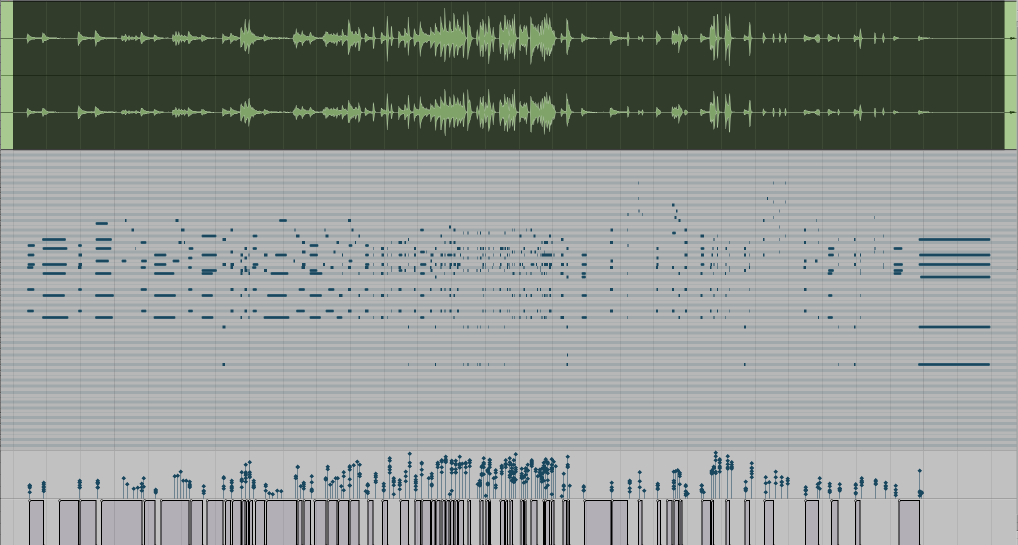
#> input picture Group/Catharsis/Page/StormLevelCheck/ScreenShot.png, 2036 x 1090 px, found by its file name (shown at 1/2 size)
$ python oldimagemaker.py   (Python 2 division)   (older library calls are emulated)
#> lines starting #> are read from the running program, lines starting #| are printed output that depends on the picture
#!/usr/bin/env python
"""
	Some scripting to create a series of
	images that will be the movie of the
	scrolling line...
"""

import Image
import ImageDraw
import ImageFont

import sys
import os


def make_image():
	"""
	 for now - just create and display a time box...
	"""

	dir="/Users/Johnny/dev/ScrollLine/Overlays"
	os.system('rm -rf ' + dir + '/')
	os.system('mkdir -pv ' + dir )

	fps = 6
	duration = 147.012
	screenshot = "../Group/Catharsis/Page/StormLevelCheck/ScreenShot.png"

	width = 640
	height = 480
	size = (width, height)

	tn_width = 160
	tn_height = 120

	xStart = 73
	xEnd = 597

	# Colors....
	Xparent = (0,0,0,0)
	Hilite = (255,255,255,100)	# mostly transparent white - to contrast black
	black = (0,0,0,255)
	partBlack = (0, 0, 0, 180)	# partly transparent black
	Green = (20, 255, 20, 255)	# a bright, opaque green
	eBlue = (20, 20, 255, 255)	# electric blue

	box_width = 55
	box_height = 35
	box_size = (box_width, box_height)
	box_rect = [ (0,0), (box_width-1, box_height-1) ]
	box_rect2 = [ (2,2), (box_width-3, box_height-3) ]

	lbox_offset = (2, height - box_height - 2)
	rbox_offset = (width - box_width - 2, height - box_height - 2)

	# create basic box...
	box = Image.new('RGBA', box_size, color=partBlack)
	#boxdraw = ImageDraw.Draw(box)
	#boxdraw.rectangle(box_rect, outline=Green)


	# Set up the base image that will be copied and overlaid as needed...
	#
	orig_image = Image.open(screenshot)
#> orig_image is the input picture: PIL image 2036x1090 RGBA; mean R, G, B, A 139.8, 145.5, 141.3, 255
	base_image = orig_image.resize( size, Image.ANTIALIAS ).convert('RGBA')
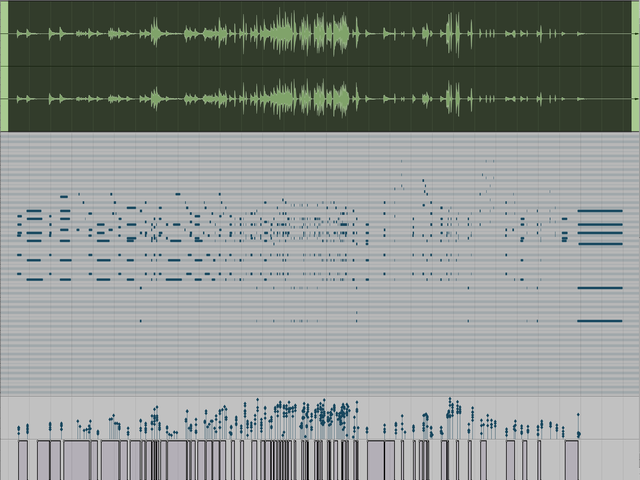
#> base_image: PIL image 640x480 RGBA; mean R, G, B, A 139.8, 145.5, 141.3, 255


	print "Current start/stop: ", xStart, xEnd
	ans = raw_input("OK? (y/N)")
#> the answer given: y
	if [ ans == 'y' ]:
		base_image.show()
		print "Hit return for", xStart, xEnd
#> (the run stopped early here; a loop or call above may not have finished)
